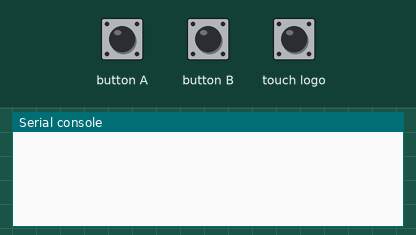
Simulated run of this program. Board: BBC micro:bit (MakeCode). Parts: the last lines printed to the serial console. The inputs (shaded band) are chosen by the test bench. No radio messages arrive unless stated (any console line starting 'radio sent:' is added by the test bench).

Above: at 1.2 s.
1.3 s: button A pressed for 0.15 s
At 2.4 s:
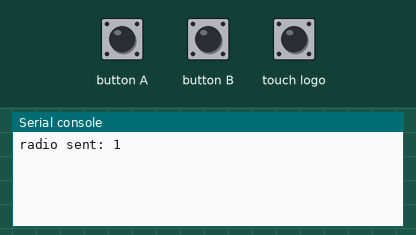
2.9 s: button B pressed for 0.15 s
At 4.5 s:
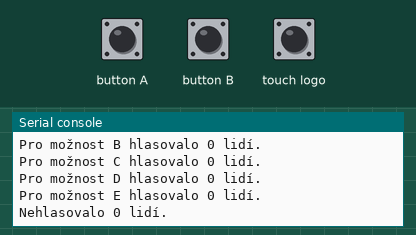

Measured:
- after the input at 1.3 s, the serial console: prints a new line after 0.15 s (image 1)
- after the input at 2.9 s, the serial console: prints a new line after 0.15 s (image 2)

The program:

main.ts
```typescript
// Při zmáčknutí tlačítka A na serveru se odešle číslo 1,
//  při kterém se u klienta povolí hlasování (možnosti od A do E), zobrazí "Start!",
//  pošle se do serveru hodnota a z ní se vyčte sériové číslo, které se uloží do listu sériových čísel,
//  poté se server i klient přehodí na jinou rádiovou skupinu (101) a server klientovi pošle zprávu o příjmutí
//  a oba microbity se znovu přehodí na původní rádio skupinu (100).
// Do té doby, pokud zmáčkne tlačítko nebo pin, tak se zobrazí "Hlasování nezačalo!".
// Hlasování jde vynulovat pomocí zmáčknutí loga, ale hlasování se neukončí.
// Zmáčknutím tlačítka B na serveru se odešle číslo 0, které na klientovi zobrazí "End!" a uzamkne hlasování
//  a určí hodnotu odpovědi (64-69 od "", "A" až po "E") na základě jaká je proměnná Decision
//  a danná odpověď se odešle pod proměnnou 'Answer' s jménem value "answer".
// V serveru se přičtou body podle příjmuté hodnoty (64-69) k jednotlivým proměnným,
//  které se po půl sekundové pauze (kvůli jistotě započtení všech hlasů), printnou do konzole.
radio.setGroup(100)
let Serial_numbers = [0]
let Bez_odpovědi = 0
let A = 0
let B = 0
let C = 0
let D = 0
let E = 0
input.onButtonPressed(Button.A, function on_button_pressed_a() {
    radio.sendNumber(1)
})
input.onButtonPressed(Button.B, function on_button_pressed_b() {
    radio.sendNumber(0)
    basic.pause(500)
    console.log("Pro možnost A hlasovalo " + A + " lidí.")
    console.log("Pro možnost B hlasovalo " + B + " lidí.")
    console.log("Pro možnost C hlasovalo " + C + " lidí.")
    console.log("Pro možnost D hlasovalo " + D + " lidí.")
    console.log("Pro možnost E hlasovalo " + E + " lidí.")
    console.log("Nehlasovalo " + Bez_odpovědi + " lidí.")
})
input.onLogoEvent(TouchButtonEvent.Pressed, function on_logo_event_pressed() {

    Bez_odpovědi = 0
    A = 0
    B = 0
    C = 0
    D = 0
    E = 0
})
radio.onReceivedValue(function on_received_value2(serial_number: string, value: number) {

    Serial_numbers.push(radio.receivedPacket(RadioPacketProperty.SerialNumber))
    radio.setGroup(101)
    radio.sendString("Napojeno se serverem!")
    radio.setGroup(100)
})
radio.onReceivedValue(function on_received_value(answer: string, value: number) {

    if (value == 64) {
        Bez_odpovědi += 1
    } else if (value == 65) {
        A += 1
    } else if (value == 66) {
        B += 1
    } else if (value == 67) {
        C += 1
    } else if (value == 68) {
        D += 1
    } else if (value == 69) {
        E += 1
    }

})
```

test.ts
```typescript
// Tady jsou testy. Při použití tohoto balíčku jako rozšíření nebude zkompilováno.
```
